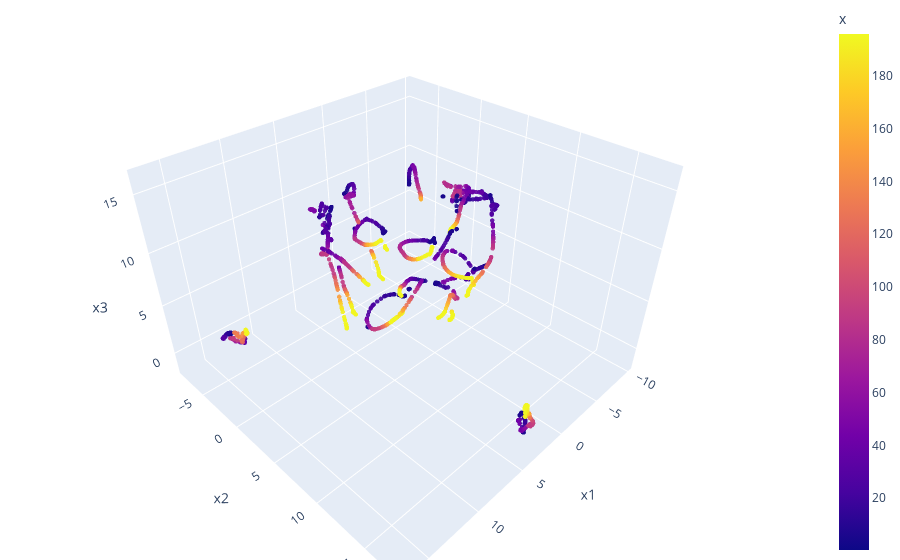

The notebook cell this image was saved under:
### Code cell
fig = px.scatter_3d(df, x='x1', y='x2', z='x3',
              color='x', opacity=0.9)

fig.update_traces(marker_size=1.5)

# tight layout
fig.update_layout(margin=dict(l=0, r=0, b=0, t=0))
fig.show()

### Figure 1 — Plotly figure (JSON) as saved in the notebook; plotly's stock layout.template omitted (floating-point values rounded to 4 significant figures; data arrays with more than 128 entries replaced by an {"elided": "..."} marker saying what was removed)
{"data": [{"hovertemplate": "x1=%{x}<br>x2=%{y}<br>x3=%{z}<br>x=%{marker.color}<extra></extra>", "legendgroup": "", "marker": {"color": {"elided": "1851 float values"}, "coloraxis": "coloraxis", "opacity": 0.9, "size": 1.5, "symbol": "circle"}, "mode": "markers", "name": "", "scene": "scene", "showlegend": false, "type": "scatter3d", "x": {"elided": "1851 float values"}, "y": {"elided": "1851 float values"}, "z": {"elided": "1851 float values"}}], "layout": {"coloraxis": {"colorbar": {"title": {"text": "x"}}, "colorscale": [[0, "#0d0887"], [0.1111, "#46039f"], [0.2222, "#7201a8"], [0.3333, "#9c179e"], [0.4444, "#bd3786"], [0.5556, "#d8576b"], [0.6667, "#ed7953"], [0.7778, "#fb9f3a"], [0.8889, "#fdca26"], [1, "#f0f921"]]}, "legend": {"tracegroupgap": 0}, "margin": {"b": 0, "l": 0, "r": 0, "t": 0}, "scene": {"domain": {"x": [0, 1], "y": [0, 1]}, "xaxis": {"title": {"text": "x1"}}, "yaxis": {"title": {"text": "x2"}}, "zaxis": {"title": {"text": "x3"}}}}}
